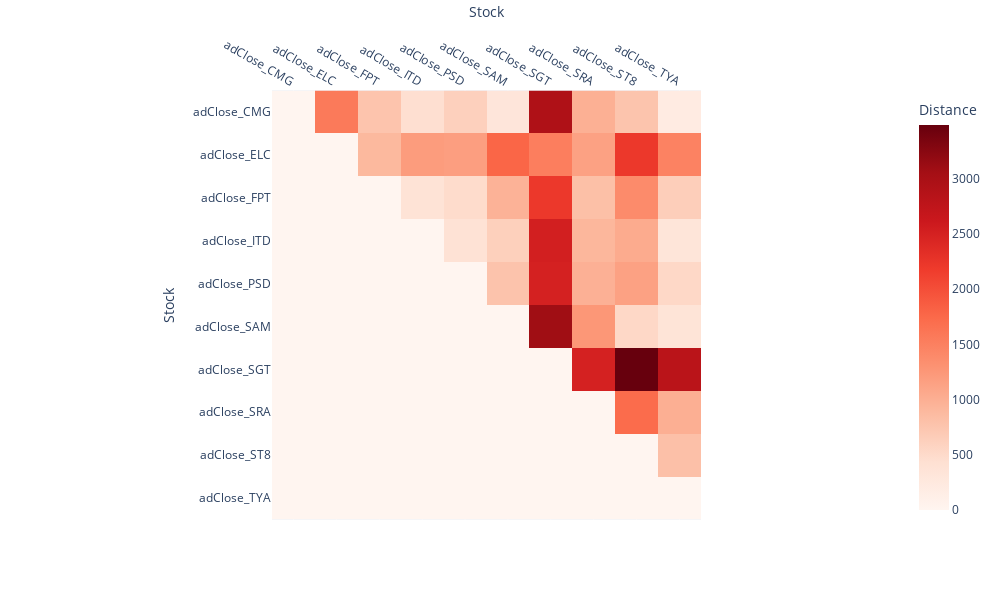

Notebook code for this chart:
### Markdown cell above
## **Gatev Distance Approach Pairs Formation**

### Code cell
gatev_dist.gatev_distance_matrix(df_cum_daily_returns_train)

### Figure 1 — Plotly figure (JSON) as saved in the notebook; plotly's stock layout.template omitted (floating-point values rounded to 4 significant figures)
{"data": [{"coloraxis": "coloraxis", "hovertemplate": "Stock: %{x}<br>Stock: %{y}<br>Distance: %{z}<extra></extra>", "name": "0", "type": "heatmap", "x": ["adClose_CMG", "adClose_ELC", "adClose_FPT", "adClose_ITD", "adClose_PSD", "adClose_SAM", "adClose_SGT", "adClose_SRA", "adClose_ST8", "adClose_TYA"], "xaxis": "x", "y": ["adClose_CMG", "adClose_ELC", "adClose_FPT", "adClose_ITD", "adClose_PSD", "adClose_SAM", "adClose_SGT", "adClose_SRA", "adClose_ST8", "adClose_TYA"], "yaxis": "y", "z": [[0, 1569.0, 762.3, 447.6, 622.7, 324.1, 2936.0, 992, 768.8, 209.8], [0, 0, 898.2, 1206.0, 1181.0, 1783.0, 1526.0, 1148.0, 2218.0, 1480.0], [0, 0, 0, 378.9, 488.9, 965, 2217.0, 818.5, 1389.0, 653.9], [0, 0, 0, 0, 389.2, 630.4, 2534.0, 918.7, 1047.0, 331.4], [0, 0, 0, 0, 0, 773.4, 2502.0, 984.2, 1153.0, 529.5], [0, 0, 0, 0, 0, 0, 3087.0, 1259, 535.9, 356.9], [0, 0, 0, 0, 0, 0, 0, 2510.0, 3488.0, 2810.0], [0, 0, 0, 0, 0, 0, 0, 0, 1727, 1000.0], [0, 0, 0, 0, 0, 0, 0, 0, 0, 808.6], [0, 0, 0, 0, 0, 0, 0, 0, 0, 0]]}], "layout": {"coloraxis": {"colorbar": {"title": {"text": "Distance"}}, "colorscale": [[0, "rgb(255,245,240)"], [0.125, "rgb(254,224,210)"], [0.25, "rgb(252,187,161)"], [0.375, "rgb(252,146,114)"], [0.5, "rgb(251,106,74)"], [0.625, "rgb(239,59,44)"], [0.75, "rgb(203,24,29)"], [0.875, "rgb(165,15,21)"], [1, "rgb(103,0,13)"]]}, "height": 600, "margin": {"t": 60}, "width": 1000, "xaxis": {"anchor": "y", "constrain": "domain", "domain": [0, 1], "scaleanchor": "y", "side": "top", "title": {"text": "Stock"}}, "yaxis": {"anchor": "x", "autorange": "reversed", "constrain": "domain", "domain": [0, 1], "title": {"text": "Stock"}}}}
